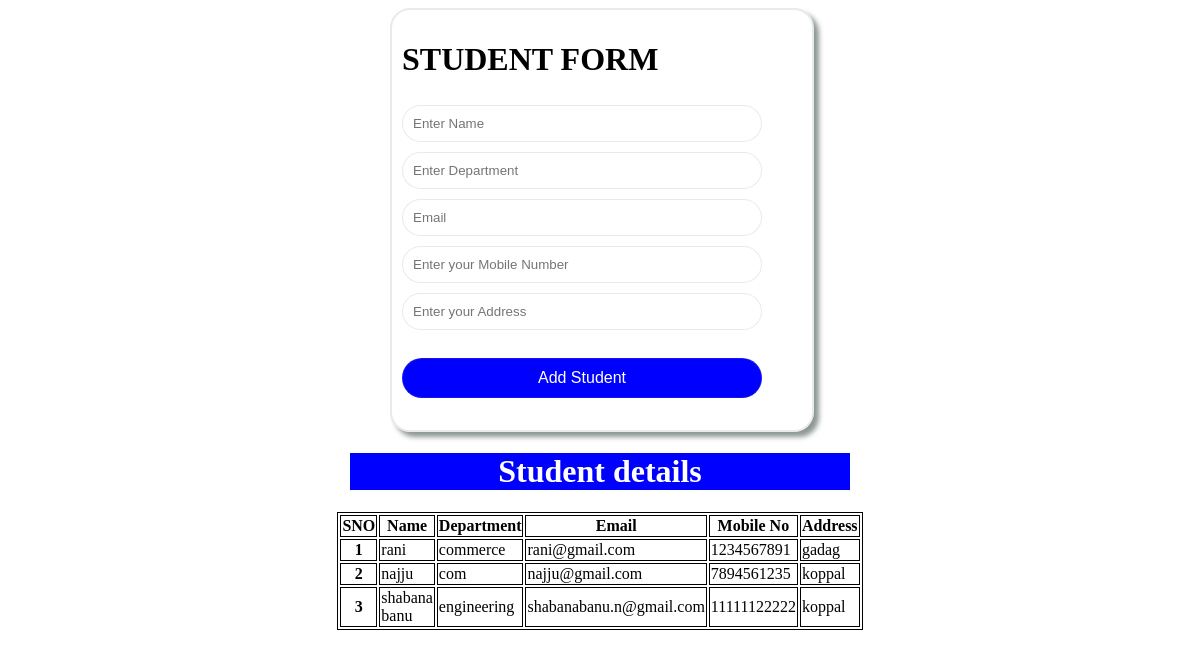
The page / on the database its author committed.
### myapp11/models.py (models this page shows, shortened)
class StudentTable(models.Model):
    name=models.CharField(max_length=20)
    Department=models.CharField(max_length=50)
    Email=models.EmailField(max_length=30)
    MObile=models.IntegerField()
    Address=models.CharField(max_length=50)

### myapp11/views.py (the view)
# urls.py: path('', views.home, name='home'),
def home(request):
    if request.method=='POST':
        name=request.POST['name']
        dept=request.POST['dept']
        email=request.POST['email']
        phno=request.POST['num']
        addr=request.POST['addr']
        ins=StudentTable(name=name, Department=dept, Email=email, MObile=phno, Address=addr)
        ins.save()
        messages.success(request, 'Form submitted successfully!')
        alltasks=StudentTable.objects.filter()
        context={'tasks':alltasks}
        return render(request, 'myapp11/home.html', context)
    else:
        alltasks=StudentTable.objects.all()
        context={'tasks':alltasks}
        return render(request, 'myapp11/home.html', context)

### myapp11/templates/myapp11/home.html (shortened to what this page needs)
<div style="margin: auto; width: 420px;">
    <form action="" method="post" id="Login_form">
        <h1>Student Form</h1>
        <input type="text" placeholder="Enter Name" name="name" id="name" required="">
        <input type="text" placeholder="Enter Department" name="dept" id="dept" required="">
        <input type="email" placeholder="Email" name="email" id="email" required="">
        <input type="number" placeholder="Enter your Mobile Number" name="num" id="num" required="">
        <input type="address" placeholder="Enter your Address" name="addr" id="addr"></input><br><br>
        <input type="submit" value="Add Student" id="btn"/>
    </form>
    </div>
    <div>
        {% if tasks|length == 0 %}
        <center><div>
          No deatils  Found...add your deatil!
        </div></center>
        {% else %}
        <div class="mydiv">
          <div style="text-align: center;">
              <div style="width: 500px; margin: 0 auto; background:blue; color: #fff;"><h1>Student details</h1></div>
          </div>
        </div>
          <center><table style="width: 500px;">
            <thead>
              <tr>
                <th>SNO</th>
                <th>Name</th>
                <th>Department</th>
                <th>Email</th>
                <th>Mobile No</th>
                <th>Address</th>
              </tr>
            </thead>
            <tbody>
                {% for task in tasks %}
               <tr>
                  <th>{{forloop.counter}}</th>
                  <td>{{task.name}}</td>
                  <td>{{task.Department}}</td>
                  <td>{{task.Email}}</td>
                  <td>{{task.MObile}}</td>
                  <td>{{task.Address}}</td>
                </tr>
            </tbody>
            {% endfor %}
            </table></center>
      </div>
      {% endif %}

### myapp11/templates/myapp11/home.html (style rules this page uses)
th, table, td { border: 1px solid black; }
#Login_form { text-transform: uppercase; width: 400px; height: 400px; margin: auto; padding: 10px; border: 2px solid rgba(128,128,128,0.17); border-radius: 20px; box-shadow: 5px 5px 5px rgba(30, 50, 40, 0.5); }
input { margin: 5px 0; padding: 10px; width: 90%; border-radius: 20px; border: 1px solid rgba(128,128,128,0.17); }
#btn { font-size: medium; color: #fff; background-color: blue; }

### rows shown on the page
StudentTable: name "rani", Department "commerce", Email "rani@gmail.com", MObile "1234567891", Address "gadag"
StudentTable: name "najju", Department "com", Email "najju@gmail.com", MObile "7894561235", Address "koppal"
StudentTable: name "shabana banu", Department "engineering", Email "shabanabanu.n@gmail.com", MObile "11111122222", Address "koppal"
